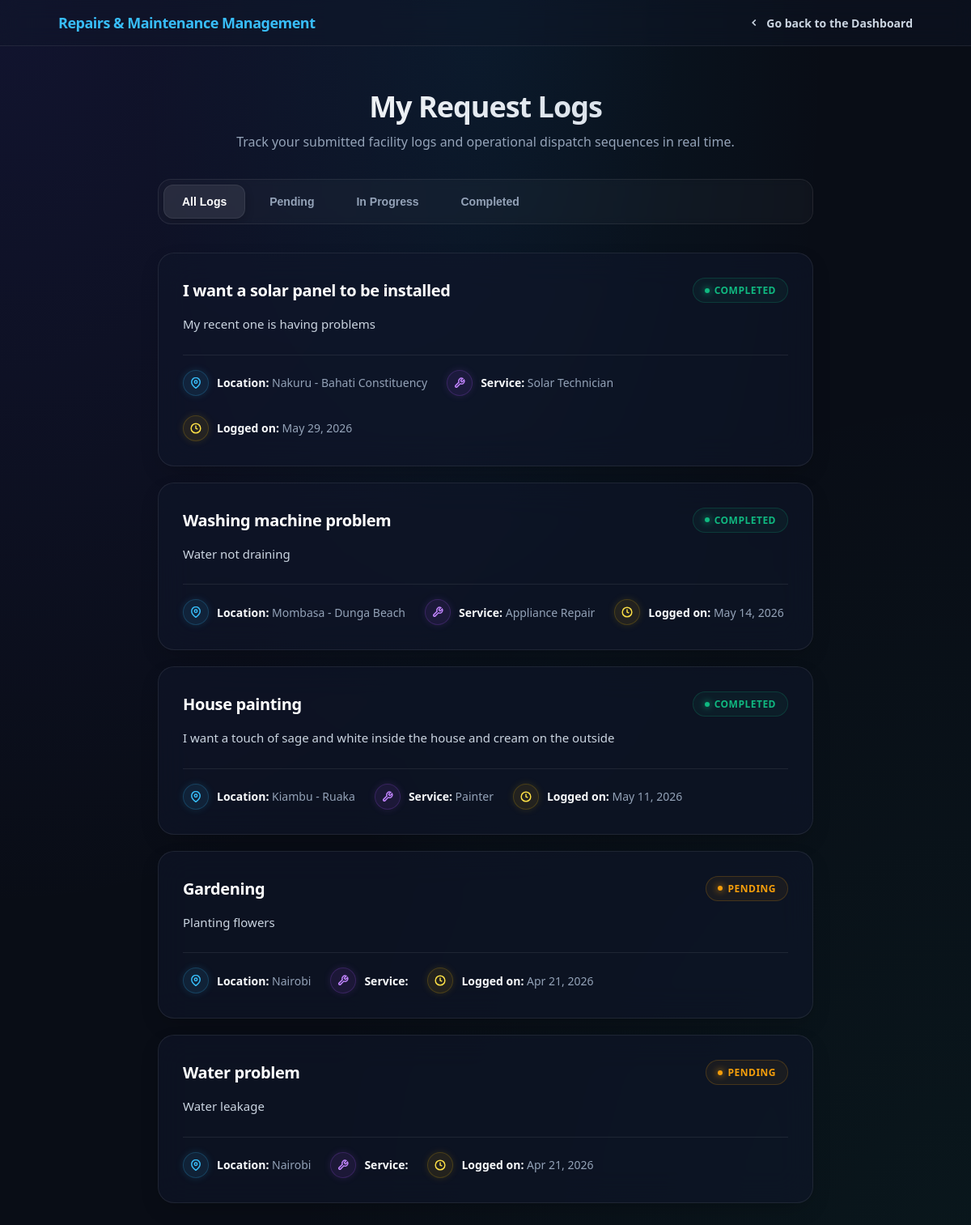
Page /user/my_requests.php (signed in) on the committed database.
### tables this page shows
CREATE TABLE `requests` (
  `id` int(11) NOT NULL,
  `user_id` int(11) DEFAULT NULL,
  `title` varchar(255) DEFAULT NULL,
  `description` text DEFAULT NULL,
  `location` varchar(255) DEFAULT NULL,
  `status` enum('Pending','In Progress','Completed') DEFAULT 'Pending',
  `created_at` timestamp NOT NULL DEFAULT current_timestamp(),
  `notification` tinyint(1) DEFAULT 0,
  `technician_id` int(11) DEFAULT NULL,
  `service_type` varchar(100) DEFAULT NULL,
  `technician_status` varchar(50) DEFAULT 'Pending',
  `work_notes` text DEFAULT NULL,
  `admin_status` varchar(50) DEFAULT 'Pending',
  `admin_approved_at` timestamp NULL DEFAULT NULL,
  `tech_notes` text DEFAULT NULL
);

### config/lang.php (called while the page is built, shortened)
<?php
$lang = isset($_SESSION['selected_lang']) ? $_SESSION['selected_lang'] : 'en';
function __($key) {
    global $translations, $lang;
    return isset($translations[$lang][$key]) ? $translations[$lang][$key] : $key;
}
?>

### user/my_requests.php (the view, shortened to what this page needs)
<?php
include "../config/db.php";
include "../config/lang.php";
$user_id = $_SESSION['user_id'];
$result = $conn->query("
    SELECT * FROM requests
    WHERE user_id='$user_id'
    ORDER BY created_at DESC
");
?>
<!DOCTYPE html>
<html lang="en">
<head>
</head>
<body>
    <header class="top-utility-bar">
        <div class="brand-logo-space">Repairs & Maintenance Management</div>
        <nav class="right-nav-actions">
            <a href="dashboard.php" class="back-action-btn">
                <svg width="14" height="14" viewBox="0 0 24 24" fill="none" stroke="currentColor" stroke-width="3" style="transform: rotate(180deg);"><polyline points="9 18 15 12 9 6"></polyline></svg>
                Go back to the Dashboard
            </a>
        </nav>
    </header>
    <main class="container">
        <div class="page-header">
            <h2><?php echo __('my_logs'); ?></h2>
            <p>Track your submitted facility logs and operational dispatch sequences in real time.</p>
        </div>
        <div class="filter-tabs-row">
            <button class="filter-btn active" onclick="filterLogs('All', this)">All Logs</button>
            <button class="filter-btn" onclick="filterLogs('pending', this)">Pending</button>
            <button class="filter-btn" onclick="filterLogs('inprogress', this)">In Progress</button>
            <button class="filter-btn" onclick="filterLogs('completed', this)">Completed</button>
        </div>
        <div class="requests-stack-container" id="logsContainer">
        <?php while ($row = $result->fetch_assoc()) {
            $raw_status = $row['status'] ?? ($row['admin_status'] ?? 'Pending');
            $cleaned_status = strtolower(str_replace(' ', '', $raw_status));
        ?>
            <div class="request-card" data-status="<?php echo $cleaned_status; ?>">
                <div class="card-top-header">
                    <h3><?php echo htmlspecialchars($row['title'] ?? ($row['service_type'] . ' Repair Request')); ?></h3>
                    <span class="status-badge <?php echo $cleaned_status; ?>">
                        <?php echo htmlspecialchars($raw_status); ?>
                    </span>
                </div>
                <p class="card-description"><?php echo htmlspecialchars($row['description']); ?></p>
                <div class="card-meta-grid">
                    <div class="meta-item">
                        <div class="icon-wrapper icon-location">
                            <svg width="14" height="14" viewBox="0 0 24 24" fill="none" stroke="currentColor" stroke-width="2.5"><path d="M21 10c0 7-9 13-9 13s-9-6-9-13a9 9 0 0 1 18 0z"></path><circle cx="12" cy="10" r="3"></circle></svg>
                        </div>
                        <span><b>Location:</b> <?php echo htmlspecialchars($row['location']); ?></span>
                    </div>
                    <div class="meta-item">
                        <div class="icon-wrapper icon-service">
                            <svg width="14" height="14" viewBox="0 0 24 24" fill="none" stroke="currentColor" stroke-width="2.5"><path d="M14.7 6.3a1 1 0 0 0 0 1.4l1.6 1.6a1 1 0 0 0 1.4 0l3.77-3.77a6 6 0 0 1-7.94 7.94l-6.91 6.91a2.12 2.12 0 0 1-3-3l6.91-6.91a6 6 0 0 1 7.94-7.94l-3.76 3.76z"></path></svg>
                        </div>
                        <span><b>Service:</b> <?php echo htmlspecialchars($row['service_type']); ?></span>
                    </div>
                    <?php if(!empty($row['created_at'])) { ?>
                    <div class="meta-item">
                        <div class="icon-wrapper icon-calendar">
                            <svg width="14" height="14" viewBox="0 0 24 24" fill="none" stroke="currentColor" stroke-width="2.5"><circle cx="12" cy="12" r="10"></circle><polyline points="12 6 12 12 16 14"></polyline></svg>
                        </div>
                        <span><b>Logged on:</b> <?php echo date("M d, Y", strtotime($row['created_at'])); ?></span>
                    </div>
                    <?php } ?>
                </div>
            </div>
        <?php } ?>
        </div>
    </main>
</body>
</html>

### rows in the picture
requests: title "I want a solar panel to be installed", status "COMPLETED", description "My recent one is having problems", location "Nakuru - Bahati Constituency", service_type "Solar Technician", created_at "May 29, 2026"
requests: title "Washing machine problem", status "COMPLETED", description "Water not draining", location "Mombasa - Dunga Beach", service_type "Appliance Repair", created_at "May 14, 2026"
requests: title "House painting", status "COMPLETED", description "I want a touch of sage and white inside the house and cream on the outside", location "Kiambu - Ruaka", service_type "Painter", created_at "May 11, 2026"
requests: title "Gardening", status "PENDING", description "Planting flowers", location "Nairobi", created_at "Apr 21, 2026"
requests: title "Water problem", status "PENDING", description "Water leakage", location "Nairobi", created_at "Apr 21, 2026"

### other values in the picture
__('my_logs') "My Request Logs"
